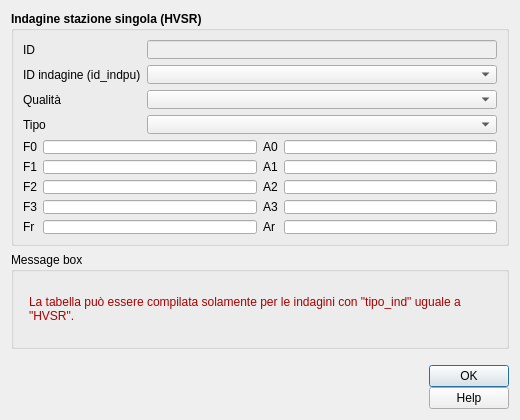
<?xml version="1.0" encoding="UTF-8"?>
<ui version="4.0">
 <class>freq</class>
 <widget class="QDialog" name="freq">
  <property name="geometry">
   <rect>
    <x>0</x>
    <y>0</y>
    <width>520</width>
    <height>420</height>
   </rect>
  </property>
  <property name="sizePolicy">
   <sizepolicy hsizetype="Fixed" vsizetype="Fixed">
    <horstretch>0</horstretch>
    <verstretch>0</verstretch>
   </sizepolicy>
  </property>
  <property name="minimumSize">
   <size>
    <width>520</width>
    <height>420</height>
   </size>
  </property>
  <property name="maximumSize">
   <size>
    <width>1500</width>
    <height>1500</height>
   </size>
  </property>
  <property name="windowTitle">
   <string>Indagine stazione singola</string>
  </property>
  <property name="modal">
   <bool>true</bool>
  </property>
  <layout class="QGridLayout" name="gridLayout_3">
   <item row="0" column="0">
    <widget class="QGroupBox" name="groupBox">
     <property name="sizePolicy">
      <sizepolicy hsizetype="Expanding" vsizetype="Expanding">
       <horstretch>0</horstretch>
       <verstretch>0</verstretch>
      </sizepolicy>
     </property>
     <property name="minimumSize">
      <size>
       <width>0</width>
       <height>0</height>
      </size>
     </property>
     <property name="font">
      <font>
       <weight>75</weight>
       <bold>true</bold>
      </font>
     </property>
     <property name="title">
      <string>Indagine stazione singola (HVSR)</string>
     </property>
     <layout class="QGridLayout" name="gridLayout_5">
      <item row="0" column="0">
       <layout class="QGridLayout" name="gridLayout_4">
        <item row="1" column="0">
         <widget class="QLabel" name="label_3">
          <property name="font">
           <font>
            <weight>50</weight>
            <bold>false</bold>
           </font>
          </property>
          <property name="text">
           <string>ID</string>
          </property>
         </widget>
        </item>
        <item row="3" column="1">
         <widget class="QComboBox" name="id_indpu">
          <property name="toolTip">
           <string/>
          </property>
         </widget>
        </item>
        <item row="1" column="1">
         <widget class="QLineEdit" name="pkuid">
          <property name="enabled">
           <bool>false</bool>
          </property>
          <property name="palette">
           <palette>
            <active>
             <colorrole role="Text">
              <brush brushstyle="SolidPattern">
               <color alpha="255">
                <red>113</red>
                <green>113</green>
                <blue>113</blue>
               </color>
              </brush>
             </colorrole>
            </active>
            <inactive>
             <colorrole role="Text">
              <brush brushstyle="SolidPattern">
               <color alpha="255">
                <red>113</red>
                <green>113</green>
                <blue>113</blue>
               </color>
              </brush>
             </colorrole>
            </inactive>
            <disabled>
             <colorrole role="Text">
              <brush brushstyle="SolidPattern">
               <color alpha="255">
                <red>120</red>
                <green>120</green>
                <blue>120</blue>
               </color>
              </brush>
             </colorrole>
            </disabled>
           </palette>
          </property>
          <property name="toolTip">
           <string/>
          </property>
         </widget>
        </item>
        <item row="5" column="1">
         <widget class="QComboBox" name="qualita"/>
        </item>
        <item row="3" column="0">
         <widget class="QLabel" name="label">
          <property name="font">
           <font>
            <weight>50</weight>
            <bold>false</bold>
           </font>
          </property>
          <property name="text">
           <string>ID indagine (id_indpu)</string>
          </property>
         </widget>
        </item>
        <item row="5" column="0">
         <widget class="QLabel" name="label_2">
          <property name="font">
           <font>
            <weight>50</weight>
            <bold>false</bold>
           </font>
          </property>
          <property name="text">
           <string>Qualità</string>
          </property>
         </widget>
        </item>
        <item row="7" column="0">
         <widget class="QLabel" name="label_14">
          <property name="font">
           <font>
            <weight>50</weight>
            <bold>false</bold>
           </font>
          </property>
          <property name="text">
           <string>Tipo</string>
          </property>
         </widget>
        </item>
        <item row="7" column="1">
         <widget class="QComboBox" name="tipo"/>
        </item>
        <item row="8" column="1">
         <spacer name="verticalSpacer_4">
          <property name="orientation">
           <enum>Qt::Vertical</enum>
          </property>
          <property name="sizeHint" stdset="0">
           <size>
            <width>20</width>
            <height>40</height>
           </size>
          </property>
         </spacer>
        </item>
        <item row="4" column="1">
         <spacer name="verticalSpacer_2">
          <property name="orientation">
           <enum>Qt::Vertical</enum>
          </property>
          <property name="sizeHint" stdset="0">
           <size>
            <width>20</width>
            <height>40</height>
           </size>
          </property>
         </spacer>
        </item>
        <item row="6" column="1">
         <spacer name="verticalSpacer_3">
          <property name="orientation">
           <enum>Qt::Vertical</enum>
          </property>
          <property name="sizeHint" stdset="0">
           <size>
            <width>20</width>
            <height>40</height>
           </size>
          </property>
         </spacer>
        </item>
        <item row="2" column="1">
         <spacer name="verticalSpacer">
          <property name="orientation">
           <enum>Qt::Vertical</enum>
          </property>
          <property name="sizeHint" stdset="0">
           <size>
            <width>20</width>
            <height>40</height>
           </size>
          </property>
         </spacer>
        </item>
        <item row="0" column="1">
         <spacer name="verticalSpacer_9">
          <property name="orientation">
           <enum>Qt::Vertical</enum>
          </property>
          <property name="sizeHint" stdset="0">
           <size>
            <width>20</width>
            <height>40</height>
           </size>
          </property>
         </spacer>
        </item>
       </layout>
      </item>
      <item row="1" column="0">
       <layout class="QGridLayout" name="gridLayout">
        <item row="0" column="1">
         <widget class="QLineEdit" name="f0"/>
        </item>
        <item row="8" column="0">
         <widget class="QLabel" name="label_16">
          <property name="font">
           <font>
            <weight>50</weight>
            <bold>false</bold>
           </font>
          </property>
          <property name="text">
           <string>Fr</string>
          </property>
         </widget>
        </item>
        <item row="6" column="0">
         <widget class="QLabel" name="label_13">
          <property name="font">
           <font>
            <weight>50</weight>
            <bold>false</bold>
           </font>
          </property>
          <property name="text">
           <string>F3</string>
          </property>
         </widget>
        </item>
        <item row="0" column="2">
         <widget class="QLabel" name="label_5">
          <property name="font">
           <font>
            <weight>50</weight>
            <bold>false</bold>
           </font>
          </property>
          <property name="text">
           <string>A0</string>
          </property>
         </widget>
        </item>
        <item row="5" column="1">
         <spacer name="verticalSpacer_7">
          <property name="orientation">
           <enum>Qt::Vertical</enum>
          </property>
          <property name="sizeHint" stdset="0">
           <size>
            <width>20</width>
            <height>40</height>
           </size>
          </property>
         </spacer>
        </item>
        <item row="4" column="2">
         <widget class="QLabel" name="label_8">
          <property name="font">
           <font>
            <weight>50</weight>
            <bold>false</bold>
           </font>
          </property>
          <property name="text">
           <string>A2</string>
          </property>
         </widget>
        </item>
        <item row="4" column="1">
         <widget class="QLineEdit" name="f2"/>
        </item>
        <item row="6" column="3">
         <widget class="QLineEdit" name="a3"/>
        </item>
        <item row="4" column="3">
         <widget class="QLineEdit" name="a2"/>
        </item>
        <item row="2" column="0">
         <widget class="QLabel" name="label_7">
          <property name="font">
           <font>
            <weight>50</weight>
            <bold>false</bold>
           </font>
          </property>
          <property name="text">
           <string>F1</string>
          </property>
         </widget>
        </item>
        <item row="4" column="0">
         <widget class="QLabel" name="label_9">
          <property name="font">
           <font>
            <weight>50</weight>
            <bold>false</bold>
           </font>
          </property>
          <property name="text">
           <string>F2</string>
          </property>
         </widget>
        </item>
        <item row="1" column="1">
         <spacer name="verticalSpacer_5">
          <property name="orientation">
           <enum>Qt::Vertical</enum>
          </property>
          <property name="sizeHint" stdset="0">
           <size>
            <width>20</width>
            <height>40</height>
           </size>
          </property>
         </spacer>
        </item>
        <item row="3" column="1">
         <spacer name="verticalSpacer_6">
          <property name="orientation">
           <enum>Qt::Vertical</enum>
          </property>
          <property name="sizeHint" stdset="0">
           <size>
            <width>20</width>
            <height>40</height>
           </size>
          </property>
         </spacer>
        </item>
        <item row="0" column="3">
         <widget class="QLineEdit" name="a0"/>
        </item>
        <item row="2" column="2">
         <widget class="QLabel" name="label_6">
          <property name="font">
           <font>
            <weight>50</weight>
            <bold>false</bold>
           </font>
          </property>
          <property name="text">
           <string>A1</string>
          </property>
         </widget>
        </item>
        <item row="0" column="0">
         <widget class="QLabel" name="label_4">
          <property name="font">
           <font>
            <weight>50</weight>
            <bold>false</bold>
           </font>
          </property>
          <property name="text">
           <string>F0</string>
          </property>
         </widget>
        </item>
        <item row="6" column="2">
         <widget class="QLabel" name="label_12">
          <property name="font">
           <font>
            <weight>50</weight>
            <bold>false</bold>
           </font>
          </property>
          <property name="text">
           <string>A3</string>
          </property>
         </widget>
        </item>
        <item row="6" column="1">
         <widget class="QLineEdit" name="f3"/>
        </item>
        <item row="9" column="1">
         <spacer name="verticalSpacer_8">
          <property name="orientation">
           <enum>Qt::Vertical</enum>
          </property>
          <property name="sizeHint" stdset="0">
           <size>
            <width>20</width>
            <height>40</height>
           </size>
          </property>
         </spacer>
        </item>
        <item row="2" column="1">
         <widget class="QLineEdit" name="f1"/>
        </item>
        <item row="2" column="3">
         <widget class="QLineEdit" name="a1"/>
        </item>
        <item row="8" column="1">
         <widget class="QLineEdit" name="fr"/>
        </item>
        <item row="8" column="3">
         <widget class="QLineEdit" name="ar"/>
        </item>
        <item row="8" column="2">
         <widget class="QLabel" name="label_17">
          <property name="font">
           <font>
            <weight>50</weight>
            <bold>false</bold>
           </font>
          </property>
          <property name="text">
           <string>Ar</string>
          </property>
         </widget>
        </item>
        <item row="7" column="1">
         <spacer name="verticalSpacer_10">
          <property name="orientation">
           <enum>Qt::Vertical</enum>
          </property>
          <property name="sizeHint" stdset="0">
           <size>
            <width>20</width>
            <height>40</height>
           </size>
          </property>
         </spacer>
        </item>
       </layout>
      </item>
     </layout>
    </widget>
   </item>
   <item row="1" column="0">
    <widget class="QGroupBox" name="groupBox_2">
     <property name="sizePolicy">
      <sizepolicy hsizetype="Expanding" vsizetype="Fixed">
       <horstretch>0</horstretch>
       <verstretch>0</verstretch>
      </sizepolicy>
     </property>
     <property name="minimumSize">
      <size>
       <width>0</width>
       <height>0</height>
      </size>
     </property>
     <property name="title">
      <string>Message box</string>
     </property>
     <layout class="QFormLayout" name="formLayout_2">
      <item row="0" column="1">
       <widget class="QLabel" name="alert_text">
        <property name="sizePolicy">
         <sizepolicy hsizetype="Expanding" vsizetype="Expanding">
          <horstretch>0</horstretch>
          <verstretch>0</verstretch>
         </sizepolicy>
        </property>
        <property name="text">
         <string>&lt;html&gt;&lt;head/&gt;&lt;body&gt;&lt;p&gt;&lt;span style=&quot; color:#aa0000;&quot;&gt;La tabella può essere compilata solamente per le indagini con &amp;quot;tipo_ind&amp;quot; uguale a &amp;quot;HVSR&amp;quot;.&lt;/span&gt;&lt;/p&gt;&lt;/body&gt;&lt;/html&gt;</string>
        </property>
        <property name="textFormat">
         <enum>Qt::RichText</enum>
        </property>
        <property name="alignment">
         <set>Qt::AlignLeading|Qt::AlignLeft|Qt::AlignVCenter</set>
        </property>
        <property name="wordWrap">
         <bool>true</bool>
        </property>
       </widget>
      </item>
     </layout>
    </widget>
   </item>
   <item row="2" column="0">
    <layout class="QGridLayout" name="gridLayout_2">
     <property name="sizeConstraint">
      <enum>QLayout::SetDefaultConstraint</enum>
     </property>
     <property name="topMargin">
      <number>10</number>
     </property>
     <property name="horizontalSpacing">
      <number>10</number>
     </property>
     <property name="verticalSpacing">
      <number>0</number>
     </property>
     <item row="0" column="0">
      <widget class="QLabel" name="label_10">
       <property name="sizePolicy">
        <sizepolicy hsizetype="Preferred" vsizetype="Fixed">
         <horstretch>0</horstretch>
         <verstretch>0</verstretch>
        </sizepolicy>
       </property>
       <property name="text">
        <string/>
       </property>
       <property name="pixmap">
        <pixmap>../loghi/logo-cnr.png</pixmap>
       </property>
      </widget>
     </item>
     <item row="0" column="4">
      <layout class="QVBoxLayout" name="verticalLayout">
       <item>
        <widget class="QDialogButtonBox" name="buttonBox">
         <property name="sizePolicy">
          <sizepolicy hsizetype="Fixed" vsizetype="Fixed">
           <horstretch>0</horstretch>
           <verstretch>0</verstretch>
          </sizepolicy>
         </property>
         <property name="minimumSize">
          <size>
           <width>0</width>
           <height>0</height>
          </size>
         </property>
         <property name="cursor">
          <cursorShape>PointingHandCursor</cursorShape>
         </property>
         <property name="orientation">
          <enum>Qt::Vertical</enum>
         </property>
         <property name="standardButtons">
          <set>QDialogButtonBox::Ok</set>
         </property>
         <property name="centerButtons">
          <bool>true</bool>
         </property>
        </widget>
       </item>
       <item>
        <widget class="QPushButton" name="help_button">
         <property name="cursor">
          <cursorShape>PointingHandCursor</cursorShape>
         </property>
         <property name="text">
          <string>Help</string>
         </property>
        </widget>
       </item>
      </layout>
     </item>
     <item row="0" column="2">
      <widget class="QLabel" name="label_15">
       <property name="sizePolicy">
        <sizepolicy hsizetype="Preferred" vsizetype="Fixed">
         <horstretch>0</horstretch>
         <verstretch>0</verstretch>
        </sizepolicy>
       </property>
       <property name="text">
        <string/>
       </property>
       <property name="pixmap">
        <pixmap>../loghi/logo-labgis.png</pixmap>
       </property>
      </widget>
     </item>
     <item row="0" column="3">
      <spacer name="horizontalSpacer">
       <property name="orientation">
        <enum>Qt::Horizontal</enum>
       </property>
       <property name="sizeHint" stdset="0">
        <size>
         <width>40</width>
         <height>20</height>
        </size>
       </property>
      </spacer>
     </item>
     <item row="0" column="1">
      <widget class="QLabel" name="label_11">
       <property name="sizePolicy">
        <sizepolicy hsizetype="Preferred" vsizetype="Fixed">
         <horstretch>0</horstretch>
         <verstretch>0</verstretch>
        </sizepolicy>
       </property>
       <property name="text">
        <string/>
       </property>
       <property name="pixmap">
        <pixmap>../loghi/logoigag.png</pixmap>
       </property>
      </widget>
     </item>
    </layout>
   </item>
  </layout>
 </widget>
 <resources/>
 <connections/>
</ui>
